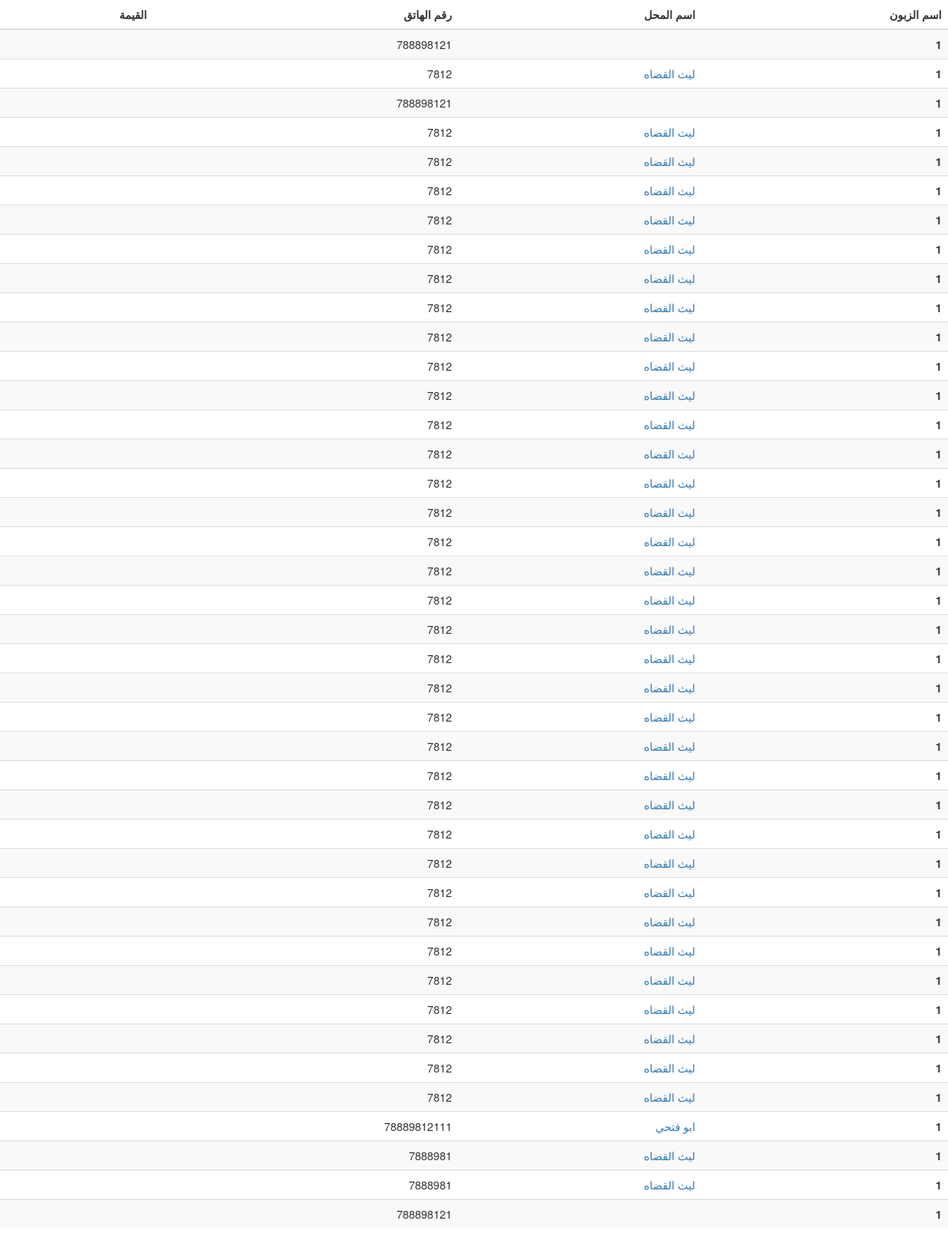
/bill/ (signed in), run on an earlier commit of the app's database.
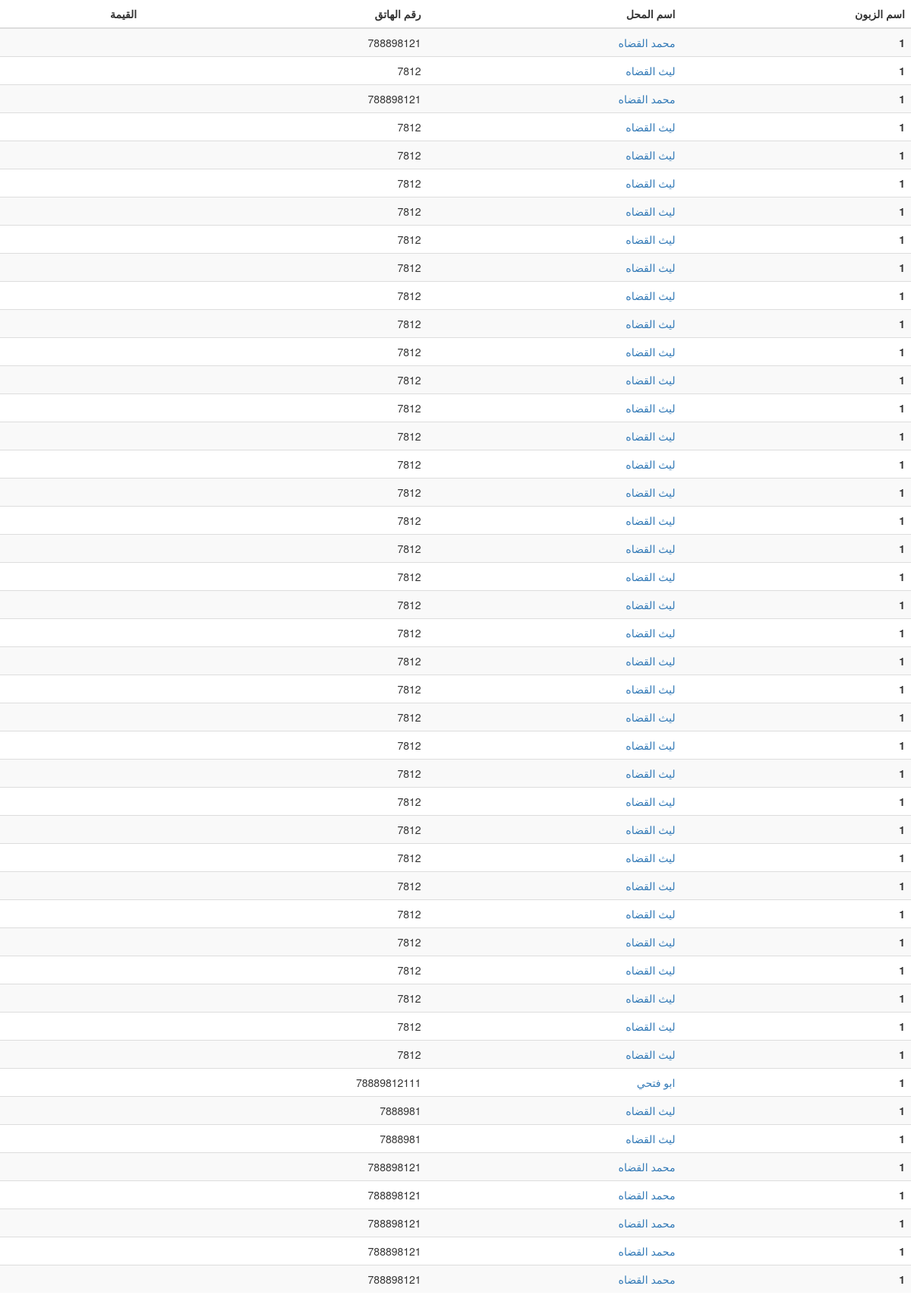
And on a later commit of the database.
### store/models.py (models this page shows, shortened)
class Order (models.Model):
    customer=models.ForeignKey(Customer,on_delete=models.SET_NULL, blank=True, null=True)
    date = models.DateField(auto_now_add=True)
    complete=models.BooleanField(default=False,null=True,blank=False)
    transaction_id=models.CharField(max_length=200,null=True)

class Customer (models.Model):
    user = models.OneToOneField(User , null=True , blank=True , on_delete=models.CASCADE)
    name =models.CharField(max_length=50 , null=True)
    email = models.CharField(max_length=50)
    Address=models.CharField(max_length=200)
    phone = models.IntegerField(null=True)
    def __str__(self):
        return str (self.name)

### store/views.py (the view)
# urls.py: path('bill/', views.bill_list, name="bill_list"),
def bill_list(request):
    if request.user.is_authenticated:
        orders =Order.objects.all()
    else:
        return HttpResponse('<h1> please login </h1>')
    context = {"orders":orders}
    return render(request, 'store/bill_list.html', context)

### store/templates/store/bill_list.html (shortened to what this page needs)
{% load static %}
<!DOCTYPE html>
<html lang="en">
<head>
  <link rel="stylesheet" href="https://maxcdn.bootstrapcdn.com/bootstrap/3.4.1/css/bootstrap.min.css">
  <link rel="stylesheet" href="{% static 'css/bootstrap-rtl.css' %}">
</head>
<body>
  <table class="table table-striped">
    <thead>
      <tr>
        <th scope="col">اسم الزبون</th>
        <th scope="col">اسم المحل </th>
        <th scope="col">رقم الهاتق </th>
        <th scope="col">القيمة</th>
      </tr>
    </thead>
    <tbody>
      {% for order in orders %}
      <tr>
        <th scope="row">1</th>
        <td><a href="{% url 'bill' order.id  %}">{{order.customer}}</a></td>
        <td>{{order.customer.phone}}</td>
        <td></td>
      </tr>
     {% endfor %}
    </tbody>
  </table>
</body>
</html>

What changed in the data, as far as the page shows it:
changed through a linked row, Order (number 1 of 45 on the later page): customer (not shown) → "محمد القضاه"
changed through a linked row, Order (number 3 of 45 on the later page): customer (not shown) → "محمد القضاه"
changed through a linked row, Order (number 41 of 45 on the later page): customer (not shown) → "محمد القضاه"
added Order: customer "محمد القضاه", customer.phone "788898121"
added Order: customer "محمد القضاه", customer.phone "788898121"
added Order: customer "محمد القضاه", customer.phone "788898121"
added Order: customer "محمد القضاه", customer.phone "788898121"
